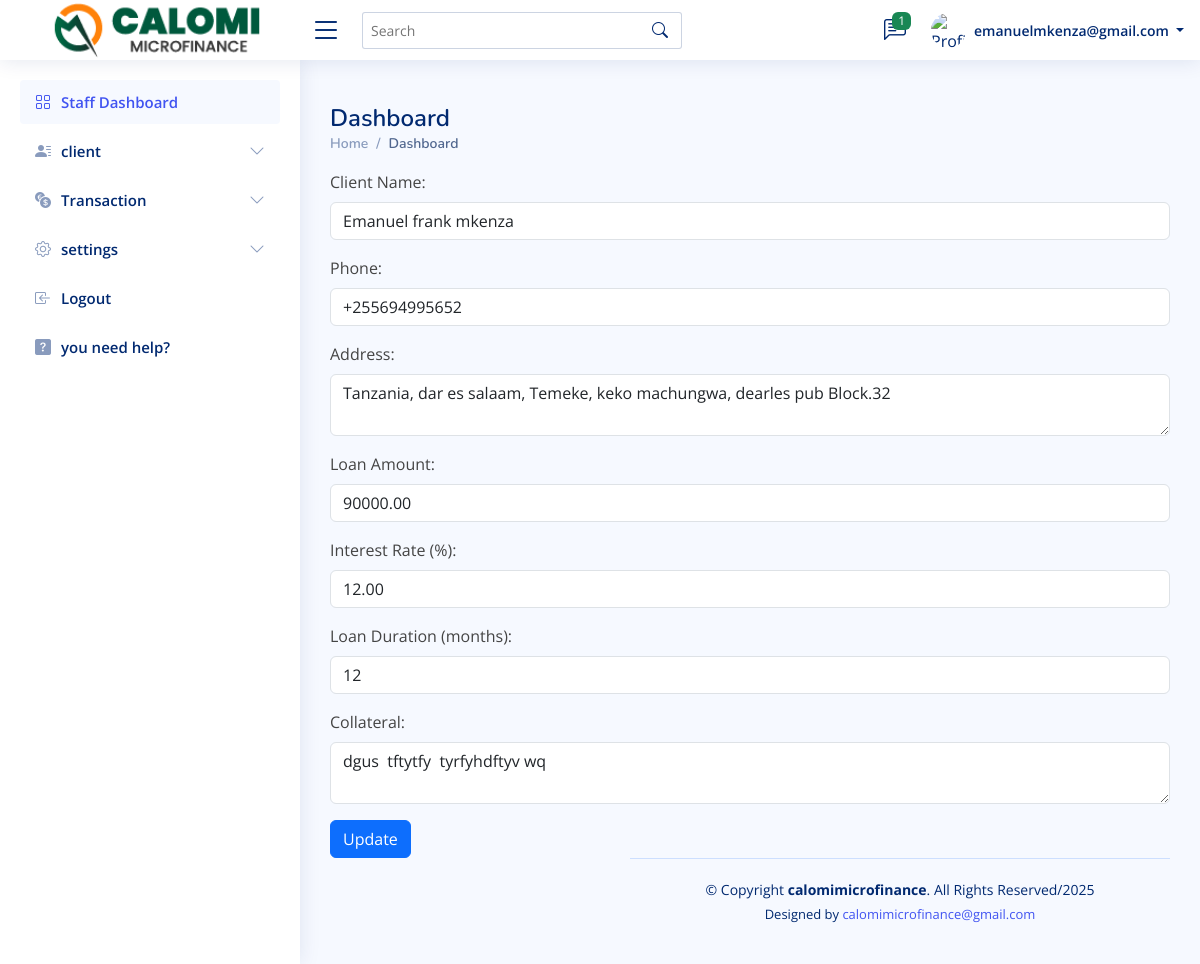
The app's page /staff/edit_client.php?id=37 (signed in) with its own data.
### tables this page shows
CREATE TABLE `clients` (
  `id` int(11) NOT NULL,
  `name` varchar(100) NOT NULL,
  `phone` varchar(15) NOT NULL,
  `address` text NOT NULL,
  `loan_amount` decimal(10,2) NOT NULL,
  `interest_rate` decimal(5,2) NOT NULL,
  `loan_duration` int(11) NOT NULL,
  `collateral` text DEFAULT NULL,
  `created_by` varchar(255) NOT NULL,
  `created_at` timestamp NOT NULL DEFAULT current_timestamp(),
  `balance` decimal(10,2) DEFAULT 0.00,
  `client_image` varchar(255) DEFAULT NULL
);

### staff/edit_client.php (the view, shortened to what this page needs)
<?php
include("conn.php");
if (isset($_GET['id'])) {
    $clientId = intval($_GET['id']);
    $stmt = $conn->prepare("SELECT * FROM clients WHERE id = ?");
    $stmt->bind_param("i", $clientId);
    $stmt->execute();
    $result = $stmt->get_result();
    if ($result->num_rows > 0) {
        $client = $result->fetch_assoc();
    } else {
        $message = "Client not found";
        $type = "danger";
        header("Location: view_all_clients_details.php?message=" . urlencode($message) . "&type=" . urlencode($type));
        exit();
    }
} else {
    $message = "No client ID provided";
    $type = "danger";
    header("Location: view_all_clients_details.php?message=" . urlencode($message) . "&type=" . urlencode($type));
    exit();
}
?>
<?php
include("link.php");
include("header.php");
include("sidebar.php");
?>
<body>
    <form action="" method="POST" class="row g-3">
        <div class="col-12">
            <label for="name" class="form-label">Client Name:</label>
            <input type="text" id="name" name="name" class="form-control" value="<?php echo htmlspecialchars($client['name']); ?>" required>
        </div>
        <div class="col-12">
            <label for="phone" class="form-label">Phone:</label>
            <input type="text" id="phone" name="phone" class="form-control" value="<?php echo htmlspecialchars($client['phone']); ?>" required>
        </div>
        <div class="col-12">
            <label for="address" class="form-label">Address:</label>
            <textarea id="address" name="address" class="form-control" required><?php echo htmlspecialchars($client['address']); ?></textarea>
        </div>
        <div class="col-12">
            <label for="loan_amount" class="form-label">Loan Amount:</label>
            <input type="number" id="loan_amount" name="loan_amount" class="form-control" step="0.01" value="<?php echo htmlspecialchars($client['loan_amount']); ?>" required>
        </div>
        <div class="col-12">
            <label for="interest_rate" class="form-label">Interest Rate (%):</label>
            <input type="number" id="interest_rate" name="interest_rate" class="form-control" step="0.01" value="<?php echo htmlspecialchars($client['interest_rate']); ?>" required>
        </div>
        <div class="col-12">
            <label for="loan_duration" class="form-label">Loan Duration (months):</label>
            <input type="number" id="loan_duration" name="loan_duration" class="form-control" value="<?php echo htmlspecialchars($client['loan_duration']); ?>" required>
        </div>
        <div class="col-12">
            <label for="collateral" class="form-label">Collateral:</label>
            <textarea id="collateral" name="collateral" class="form-control"><?php echo htmlspecialchars($client['collateral']); ?></textarea>
        </div>
        <div class="col-12">
            <input type="submit" value="Update" class="btn btn-primary">
        </div>
    </form>
    <?php
    include("footer.php");
    ?>
</body>
</html>

### staff/assets/css/style.css (style rules this page uses)
:root { scroll-behavior: smooth; }
body { font-family: "Open Sans", sans-serif; background: #f6f9ff; color: #444444; }

### records on screen
clients: name "Emanuel frank mkenza", phone "+255694995652", address "Tanzania, dar es salaam, Temeke, keko machungwa, dearles pub Block.32", loan_amount "90000.00", interest_rate "12.00", loan_duration "12", collateral "dgus tftytfy tyrfyhdftyv wq"

### other values on screen
$messageCount "1"
$_SESSION['username'] "emanuelmkenza@gmail.com"
